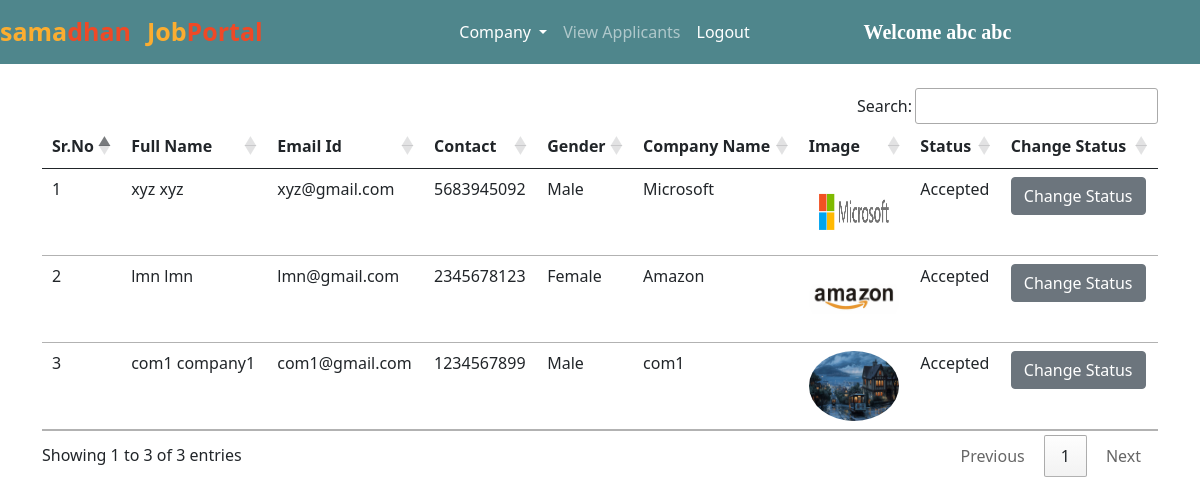
/accepted_companies/ (signed in), run on the app's committed database.
### jobs/models.py (models this page shows, shortened)
class Company(models.Model):
    user = models.ForeignKey(User, on_delete=models.CASCADE)
    phone = models.CharField(max_length=10)
    image = models.ImageField(upload_to="")
    gender = models.CharField(max_length=10)
    type = models.CharField(max_length=15)
    status = models.CharField(max_length=20)
    company_name = models.CharField(max_length=100)

### jobs/views.py (the view)
# urls.py: path("accepted_companies/", views.accepted_companies, name="accepted_companies"),
def accepted_companies(request):
    if not request.user.is_authenticated:
        return redirect("/admin_login")
    companies = Company.objects.filter(status="Accepted")
    return render(request, "accepted_companies.html", {'companies':companies})

### jobs/templates/accepted_companies.html (shortened to what this page needs)
{% extends 'admin_navbar.html' %}
{% block body %}
<div class="container mt-4">
<table class="table table-hover" id="example">
    <thead>
        <tr>
            <th>Sr.No</th>
            <th>Full Name</th>
            <th>Email Id</th>
            <th>Contact</th>
            <th>Gender</th>
            <th>Company Name</th>
            <th>Image</th>
            <th>Status</th>
            <th>Change Status</th>
        </tr>
    </thead>
    <tbody>
        {% for company in companies %}
        <tr>
            <td>{{forloop.counter}}</td>
            <td>{{company.user.get_full_name}}</td>
            <td>{{company.user.email}}</td>
            <td>{{company.phone}}</td>
            <td>{{company.gender}}</td>
            <td>{{company.company_name}}</td>
            <td><img src="{{company.image.url}}" class="rounded-circle" width="90px" height="70px"></td>
            <td>{{company.status}}</td>
            <td><a href="/change_status/{{company.id}}/" class="btn btn-secondary">Change Status</a></td>
        </tr>
        {% endfor %}
    </tbody>
</table>
</div>
{% endblock %}

### jobs/templates/admin_navbar.html (shortened to what this page needs)
<!doctype html>
<html lang="en">
<head>
  <link href="https://cdn.jsdelivr.net/npm/bootstrap@5.0.2/dist/css/bootstrap.min.css" rel="stylesheet"
>
  <link rel="stylesheet" href="https://cdn.datatables.net/1.10.25/css/jquery.dataTables.min.css">
  <link rel="stylesheet" href="https://cdn.datatables.net/buttons/1.7.1/css/buttons.dataTables.min.css">
</head>
<body>
  <nav class="navbar navbar-expand-lg navbar-dark">
      <a class="navbar-brand" href="/"><span class="head1">sama</span><span class="head2">dhan</span></a>
      <a class="navbar-brand" href="#"><span class="head1">Job</span><span class="head2">Portal</span></a>
      <div class="container w-50">
      <div class="collapse navbar-collapse" id="navbarSupportedContent">
        <ul class="navbar-nav me-auto mb-2 mb-lg-0">
          <div class="collapse navbar-collapse" id="navbarNavDarkDropdown">
            <ul class="navbar-nav">
              <li class="nav-item dropdown">
                <a class="nav-link active dropdown-toggle" href="#" id="navbarDarkDropdownMenuLink" role="button" data-bs-toggle="dropdown" aria-expanded="false">
                  Company
                </a>
              </li>
            </ul>
          </div>
          <li class="nav-item">
            <a class="nav-link {% block view_applicants %} {% endblock %}" href="/view_applicants/">View Applicants</a>
          </li>
          <li class="nav-item">
            <a class="nav-link active" href="/logout/">Logout</a>
          </li>
        </ul>
        <a class="navbar-brand" style="font-weight: bold; font-family: 'Times New Roman', Times, serif;" href="#">Welcome {{request.user.get_full_name}}</a>
      </div>
      </div>
  </nav>
  {% block body %}
  {% endblock %}
</body>
</html>

### jobs/templates/admin_navbar.html (style rules this page uses)
.navbar { background-color: #4f868c; }
.head1 { color: #FBAD30; font-size: 25px; font-weight: bold; height: 50px; }
.head2 { color: #EF4926; font-size: 25px; font-weight: bold; }

### data on the page
Company: user.get_full_name "xyz xyz", user.email "xyz@gmail.com", phone "5683945092", gender "Male", company_name "Microsoft", image (picture), status "Accepted"
Company: user.get_full_name "lmn lmn", user.email "lmn@gmail.com", phone "2345678123", gender "Female", company_name "Amazon", image (picture), status "Accepted"
Company: user.get_full_name "com1 company1", user.email "com1@gmail.com", phone "1234567899", gender "Male", company_name "com1", image (picture), status "Accepted"

### other printed values
{{ request.user.get_full_name }} "abc abc"
